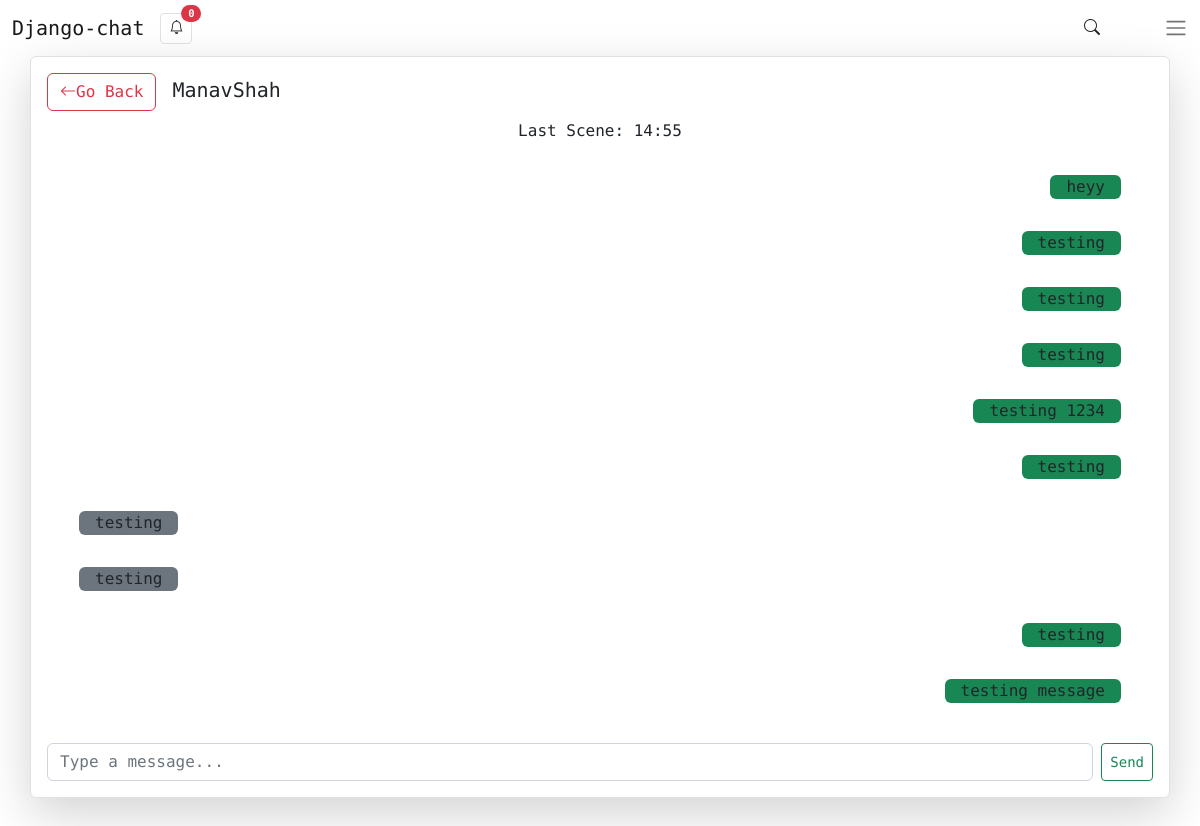
Page /chats/ChatRoom/19 (signed in) on the earlier database version.
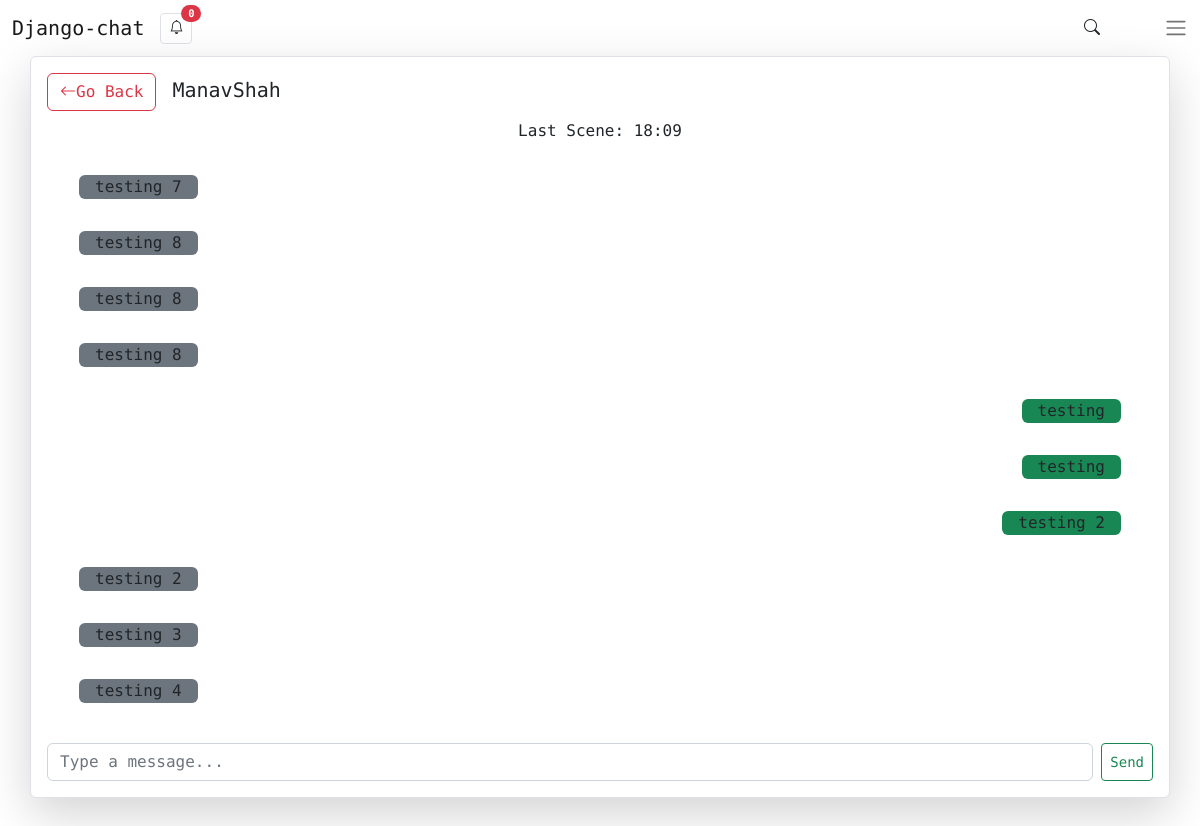
Same page on the later database version.
### chats/models.py (models this page shows)
class PersonalChat(models.Model):
    chat=models.CharField(max_length=500,null=False,blank=False)
    sender=models.ForeignKey(User,on_delete=models.CASCADE,related_name='sender')
    reciever=models.ForeignKey(User,related_name='reciever',on_delete=models.CASCADE,null=False,blank=False)
    timestamp=models.DateTimeField(auto_now_add=True)
    viewed_by=models.ManyToManyField(User,null=True,blank=True)
    def __str__(self):
        return f'{self.chat}'
    objects=PersonalChatManager()

### chats/views.py (the view)
# urls.py: path('ChatRoom/<int:pk>',create_personal_room,name='create_personal_room'),
def create_personal_room(request,pk):
    user_id=pk
    current_user=request.user
    chat_partner=User.objects.get(id=user_id)
    RoomObject=PersonalChatRoom.objects.new_or_get(request,chat_partner)
    for i in RoomObject.chats.all():
        i.viewed_by.add(current_user)
    context={
        'chat_partner':chat_partner,
        'RoomObject':RoomObject,
    }
    return render(request,'chats/personal_chat_room.html',context)

### chats/models.py (called while the page is built)
    def new_or_get(self,request,chat_partner):
        current_user=request.user
        chat_partner=chat_partner
        chat_roomobj=PersonalChatRoom.objects.all()
        if chat_roomobj:
            for i in chat_roomobj:
                if current_user in i.members.all() and chat_partner in i.members.all():
                    room_obj=i
                    print(room_obj)
                    return room_obj
            room_obj=PersonalChatRoom.objects.create()
            room_obj.members.add(current_user)
            room_obj.members.add(chat_partner)
            return room_obj
        else:
            room_obj=PersonalChatRoom.objects.create()
            room_obj.members.add(current_user)
            room_obj.members.add(chat_partner)
            return room_obj

### django_chat/templatetags/custom_tags.py (called while the page is built)
@register.filter
def remove_unnecessary(value):
    s1="".join(c for c in value if c.isalpha())
    return s1

### chats/templates/chats/personal_chat_room.html (shortened to what this page needs)
{% extends 'base.html' %}
{% block content %}
{% load custom_tags %}
<div class="container card shadow-lg p-3 rounded other-components border" style="font-family: 'Open Sans', sans-serif !important;">
    <h5 class="card-title"><a href="{% url 'home' %}" class="bi bi-arrow-left me-3 btn btn-outline-danger">Go Back</a>{{chat_partner}}</h5>
    <span style='' class='{{chat_partner.id}} text-center' >{{chat_partner.first_name}}</span>
    <div class="card-body messagebody mb-2" id='messagebody' style="overflow-y: scroll;">
        {% for i in RoomObject.chats.all %}
        {% if i.sender == request.user %}
        <div class="card border-0 other-components senderchats">
            <div class="card-body">
              <span class='bg-success px-3 rounded' style='float:right'>{{i}}</span>
            </div>
          </div>
        {% else %}
        <div class="card border-0 other-components recieverchats">
            <div class="card-body">
              <span class='bg-secondary px-3 rounded' style='float:left'>{{i}}</span>
            </div>
          </div>
        {% endif %}
        {% endfor %}
    </div>
    <form class="d-flex" role="search">
        <input class="form-control me-2" type="text" placeholder="Type a message..." id='ChatInput'>
        <button class="btn btn-outline-success btn-sm" type="submit" id='ChatSubmit'>Send</button>
      </form>
    </div>
{% endblock content %}

Differences in the rows shown:
no longer on this page (row unchanged): PersonalChat: chat "heyy"
no longer on this page (row unchanged): PersonalChat: chat "testing"
no longer on this page (row unchanged): PersonalChat: chat "testing 1234"
no longer on this page (row unchanged): PersonalChat: chat "testing"
no longer on this page (row unchanged): PersonalChat: chat "testing"
no longer on this page (row unchanged): PersonalChat: chat "testing"
no longer on this page (row unchanged): PersonalChat: chat "testing"
no longer on this page (row unchanged): PersonalChat: chat "testing message"
added PersonalChat: chat "testing 7"
added PersonalChat: chat "testing 8"
added PersonalChat: chat "testing 8"
added PersonalChat: chat "testing 8"
added PersonalChat: chat "testing 2"
added PersonalChat: chat "testing 2"
added PersonalChat: chat "testing 3"
added PersonalChat: chat "testing 4"
Other differences:
text written by a page script: "Last Scene: 14:55" → "Last Scene: 18:09"
